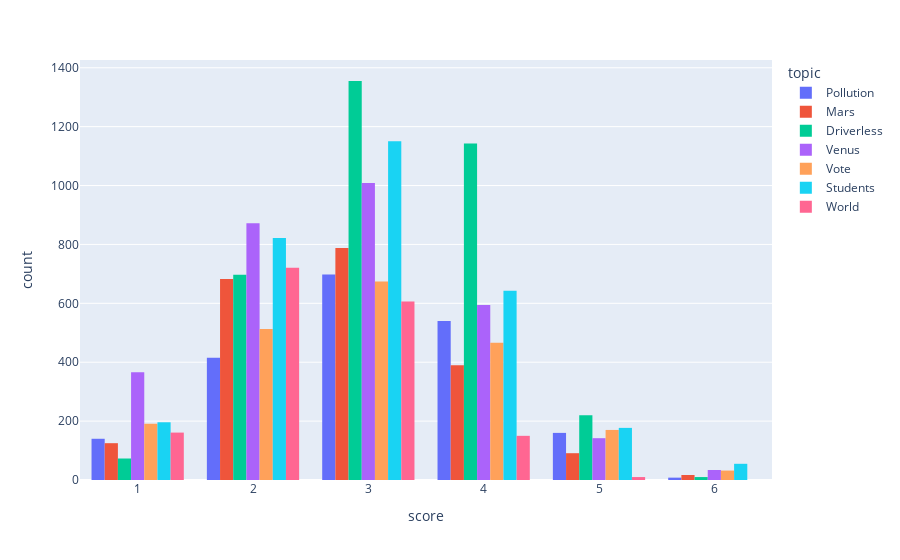

Notebook code cell kept with this figure:
### Markdown cell above
### Score Distribution

### Code cell
px.histogram(train_df, x="score", color="topic", barmode="group")

### Figure 1 — Plotly figure (JSON) as saved in the notebook; plotly's stock layout.template omitted (floating-point values rounded to 4 significant figures; data arrays with more than 128 entries replaced by an {"elided": "..."} marker saying what was removed)
{"data": [{"alignmentgroup": "True", "bingroup": "x", "hovertemplate": "topic=Pollution<br>score=%{x}<br>count=%{y}<extra></extra>", "legendgroup": "Pollution", "marker": {"color": "#636efa", "pattern": {"shape": ""}}, "name": "Pollution", "offsetgroup": "Pollution", "orientation": "v", "showlegend": true, "type": "histogram", "x": {"elided": "1961 int values"}, "xaxis": "x", "yaxis": "y"}, {"alignmentgroup": "True", "bingroup": "x", "hovertemplate": "topic=Mars<br>score=%{x}<br>count=%{y}<extra></extra>", "legendgroup": "Mars", "marker": {"color": "#EF553B", "pattern": {"shape": ""}}, "name": "Mars", "offsetgroup": "Mars", "orientation": "v", "showlegend": true, "type": "histogram", "x": {"elided": "2094 int values"}, "xaxis": "x", "yaxis": "y"}, {"alignmentgroup": "True", "bingroup": "x", "hovertemplate": "topic=Driverless<br>score=%{x}<br>count=%{y}<extra></extra>", "legendgroup": "Driverless", "marker": {"color": "#00cc96", "pattern": {"shape": ""}}, "name": "Driverless", "offsetgroup": "Driverless", "orientation": "v", "showlegend": true, "type": "histogram", "x": {"elided": "3498 int values"}, "xaxis": "x", "yaxis": "y"}, {"alignmentgroup": "True", "bingroup": "x", "hovertemplate": "topic=Venus<br>score=%{x}<br>count=%{y}<extra></extra>", "legendgroup": "Venus", "marker": {"color": "#ab63fa", "pattern": {"shape": ""}}, "name": "Venus", "offsetgroup": "Venus", "orientation": "v", "showlegend": true, "type": "histogram", "x": {"elided": "3017 int values"}, "xaxis": "x", "yaxis": "y"}, {"alignmentgroup": "True", "bingroup": "x", "hovertemplate": "topic=Vote<br>score=%{x}<br>count=%{y}<extra></extra>", "legendgroup": "Vote", "marker": {"color": "#FFA15A", "pattern": {"shape": ""}}, "name": "Vote", "offsetgroup": "Vote", "orientation": "v", "showlegend": true, "type": "histogram", "x": {"elided": "2046 int values"}, "xaxis": "x", "yaxis": "y"}, {"alignmentgroup": "True", "bingroup": "x", "hovertemplate": "topic=Students<br>score=%{x}<br>count=%{y}<extra></extra>", "legendgroup": "Students", "marker": {"color": "#19d3f3", "pattern": {"shape": ""}}, "name": "Students", "offsetgroup": "Students", "orientation": "v", "showlegend": true, "type": "histogram", "x": {"elided": "3043 int values"}, "xaxis": "x", "yaxis": "y"}, {"alignmentgroup": "True", "bingroup": "x", "hovertemplate": "topic=World<br>score=%{x}<br>count=%{y}<extra></extra>", "legendgroup": "World", "marker": {"color": "#FF6692", "pattern": {"shape": ""}}, "name": "World", "offsetgroup": "World", "orientation": "v", "showlegend": true, "type": "histogram", "x": {"elided": "1648 int values"}, "xaxis": "x", "yaxis": "y"}], "layout": {"barmode": "group", "legend": {"title": {"text": "topic"}, "tracegroupgap": 0}, "margin": {"t": 60}, "xaxis": {"anchor": "y", "domain": [0, 1], "title": {"text": "score"}}, "yaxis": {"anchor": "x", "domain": [0, 1], "title": {"text": "count"}}}}
